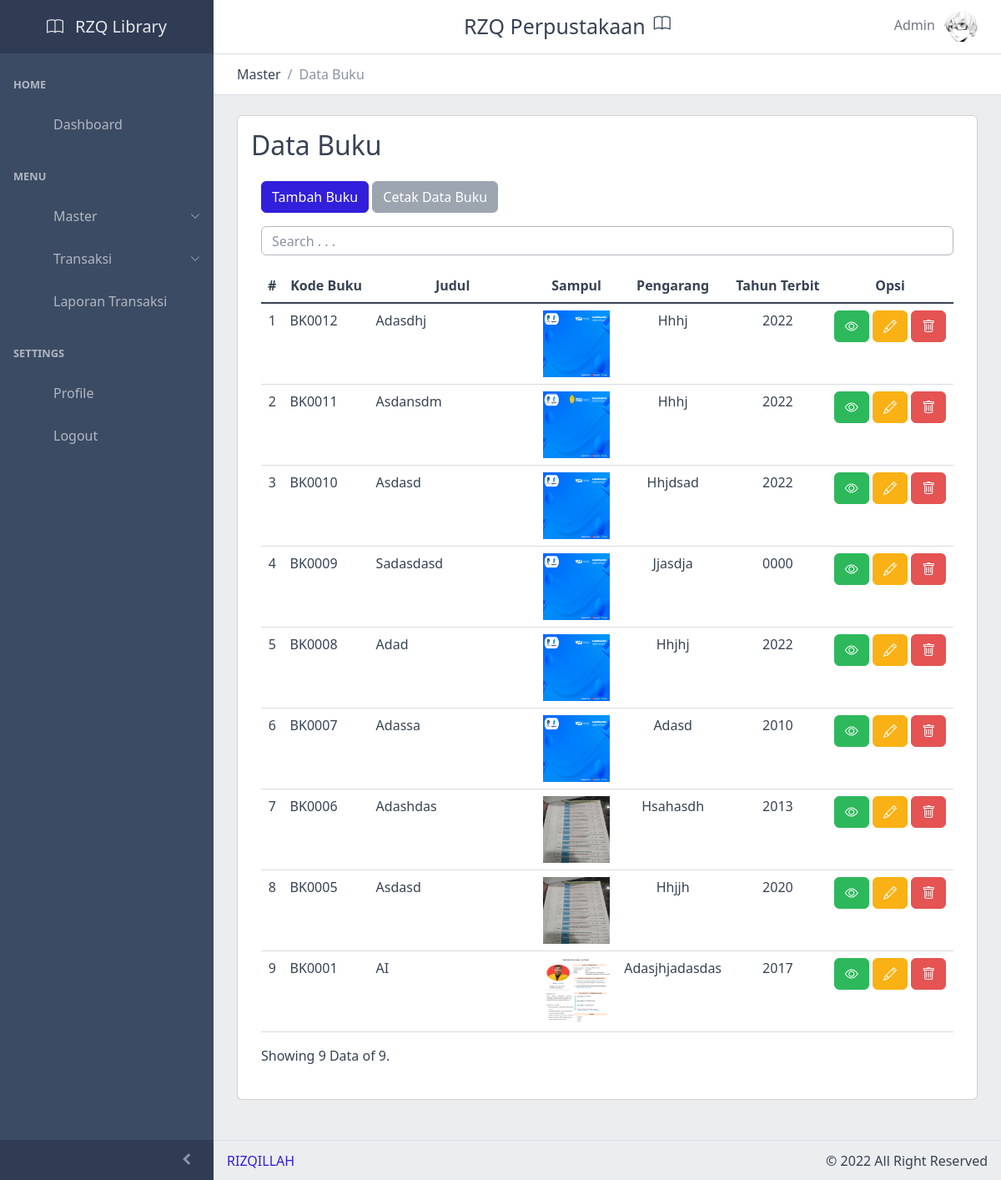
The app's page /view/buku.php (signed in) with its own data.
### tables this page shows
CREATE TABLE `tb_user` (
  `id` int(11) NOT NULL,
  `nama` varchar(200) NOT NULL,
  `username` varchar(100) NOT NULL,
  `password` varchar(255) NOT NULL,
  `hak_akses` enum('1','2') NOT NULL,
  `foto` varchar(200) DEFAULT NULL,
  `deleted` enum('0','1') NOT NULL,
  `last_log` datetime NOT NULL
);

CREATE TABLE `tb_buku` (
  `id` int(11) NOT NULL,
  `judul` varchar(200) NOT NULL,
  `penerbit` varchar(200) NOT NULL,
  `isbn` varchar(100) DEFAULT NULL,
  `pengarang` varchar(200) NOT NULL,
  `jumlah_halaman` int(4) NOT NULL,
  `jumlah_stok` int(3) NOT NULL,
  `tahun_terbit` year(4) NOT NULL,
  `sinopsis` text DEFAULT NULL,
  `gambar` varchar(200) DEFAULT NULL,
  `deleted` enum('0','1') NOT NULL
);

### view/buku.php (the view, shortened to what this page needs)
<?php
include '../controller/koneksi.php';
$jumlahDataPerHalaman = 10;
$halamanAktif = (isset($_GET['page'])) ? $_GET['page'] : 1;
$awalData = ($jumlahDataPerHalaman * $halamanAktif) - $jumlahDataPerHalaman;
$buku = mysqli_query($conn, "SELECT * FROM tb_buku WHERE deleted='0' ORDER BY id DESC LIMIT $awalData, $jumlahDataPerHalaman");
$kode = $_SESSION['user']['id'];
$result = mysqli_fetch_assoc(mysqli_query($conn, "SELECT * FROM tb_user WHERE id='$kode' AND deleted='0'"));
$now = date('Y-m-d H:i');
mysqli_query($conn, "UPDATE tb_user SET last_log='$now' WHERE id='$kode'");
?>
<!DOCTYPE html>
<html lang="en">
<head>
    <?php include 'meta.php'; ?>
</head>
<body>
    <div class="sidebar sidebar-dark sidebar-fixed" id="sidebar">
        <div class="sidebar-brand d-none d-md-flex">
            <div class="sidebar-brand-full">
                <i class="bi bi-book" style="font-size: 20px;"></i>
                <span style="margin-left: 10px; font-size: 20px;">RZQ Library</span>
            </div>
        </div>
        <ul class="sidebar-nav" data-coreui="navigation" data-simplebar="">
            <li class="nav-title">Home</li>
            <li class="nav-item"><a class="nav-link" href="index.php">
                    <svg class="nav-icon">
                        <use xlink:href="../vendor/coreUI/vendors/@coreui/icons/svg/free.svg#cil-home"></use>
                    </svg> Dashboard</a></li>
            <li class="nav-title">Menu</li>
            <li class="nav-group"><a class="nav-link nav-group-toggle" href="#">
                    <svg class="nav-icon">
                        <use xlink:href="../vendor/coreUI/vendors/@coreui/icons/svg/free.svg#cil-monitor"></use>
                    </svg> Master</a>
            </li>
            <li class="nav-group"><a class="nav-link nav-group-toggle" href="#">
                    <svg class="nav-icon">
                        <use xlink:href="../vendor/coreUI/vendors/@coreui/icons/svg/free.svg#cil-money"></use>
                    </svg> Transaksi</a>
            </li>
            <li class="nav-item"><a class="nav-link" href="print/cetak-transaksi.php" target="_blank">
                    <svg class="nav-icon">
                        <use xlink:href="../vendor/coreUI/vendors/@coreui/icons/svg/free.svg#cil-file"></use>
                    </svg> Laporan Transaksi</a>
            </li>
            <li class="nav-title">Settings</li>
            <li class="nav-item"><a class="nav-link" href="profile.php">
                    <svg class="nav-icon">
                        <use xlink:href="../vendor/coreUI/vendors/@coreui/icons/svg/free.svg#cil-user"></use>
                    </svg> Profile</a>
            </li>
            <li class="nav-item"><button class="nav-link" data-bs-toggle="modal" data-bs-target="#Logout">
                    <svg class="nav-icon">
                        <use xlink:href="../vendor/coreUI/vendors/@coreui/icons/svg/free.svg#cil-account-logout"></use>
                    </svg> Logout</button>
            </li>
        </ul>
        <button class="sidebar-toggler" type="button" data-coreui-toggle="unfoldable"></button>
    </div>
    <div class="wrapper d-flex flex-column min-vh-100 bg-light">
        <header class="header header-sticky mb-4">
            <?php include 'header.php'; ?>
            <div class="header-divider"></div>
            <div class="container-fluid">
                <nav aria-label="breadcrumb">
                    <ol class="breadcrumb my-0 ms-2">
                        <li class="breadcrumb-item">
                            <span>Master</span>
                        </li>
                        <li class="breadcrumb-item active">
                            <span>Data Buku</span>
                        </li>
                    </ol>
                </nav>
            </div>
        </header>
        <div class="body flex-grow-1 px-3">
            <div class="container-fluid">
                <div class="card mb-5">
                    <div class="card-body">
                        <div>
                            <h2 class="card-title mb-0">Data Buku</h2>
                        </div>
                        <div class="container-fluid mt-4">
                            <div class="col-lg mb-2">
                                <div class="mb-0">
                                    <button type="button" class="btn btn-primary text-white text-center mb-2" data-bs-toggle="modal" data-bs-target="#TambahUser"><i class="mdi mdi-account-plus"></i> Tambah Buku</button>
                                    <a href="print/cetak-buku.php" target="_blank" class="btn btn-secondary text-white text-center mb-2"><i class="mdi mdi-account-plus"></i> Cetak Data Buku</a>
                                </div>
                            </div>
                            <div class="col-lg">
                                <div class="d-flex flex-row-reverse mb-3">
                                    <input type="text" style="height: 35px; width: 100%;" name="search" id="search" placeholder="Search . . ." autocomplete="off" class="form-control" autofocus>
                                </div>
                            </div>
                            <div class="col table-responsive" id="table-buku">
                                <table class="table table-hover ">
                                    <thead>
                                        <tr>
                                            <th>#</th>
                                            <th class="text-center">Kode Buku</th>
                                            <th class="text-center">Judul</th>
                                            <th class="text-center">Sampul</th>
                                            <th class="text-center">Pengarang</th>
                                            <th class="text-center">Tahun Terbit</th>
                                            <th class="text-center">Opsi</th>
                                        </tr>
                                    </thead>
                                    <tbody class="table-group-divider">
                                        <?php if (mysqli_num_rows($buku) != 0) : ?>
                                            <?php $no = $awalData; ?>
                                            <?php foreach ($buku as $row) : ?>
                                                <tr>
                                                    <td class="text-center"><?= $no = $no + 1; ?></td>
                                                    <td>BK<?= sprintf("%04d", $row['id']); ?></td>
                                                    <td class="text-wrap" style="width: 200px;"><?= $row['judul']; ?></td>
                                                    <td class="text-center"><img src="../public/img/buku/<?= $row['gambar']; ?>" alt="Sampul <?= $row['judul']; ?>" width="80" height="80"></td>
                                                    <td class="text-center"><?= $row['pengarang']; ?></td>
                                                    <td class="text-center"><?= $row['tahun_terbit']; ?></td>
                                                    <td class="text-center">
                                                        <button class="btn btn-success text-white mb-2" data-bs-toggle="modal" data-bs-target="#Detail<?= $row['id']; ?>"><i class="bi bi-eye"></i></button>
                                                        <button class="btn btn-warning text-white mb-2" data-bs-toggle="modal" data-bs-target="#Edit<?= $row['id']; ?>"><i class="bi bi-pencil"></i></button>
                                                        <button class="btn btn-danger text-white mb-2" data-bs-toggle="modal" data-bs-target="#Hapus<?= $row['id']; ?>"><i class="bi bi-trash"></i></button>
                                                    </td>
                                                </tr>
                                            <?php endforeach; ?>
                                        <?php else : ?>
                                            <tr>
                                                <td colspan="8" class="text-center fw-bold text-secondary">Data Kosong!</td>
                                            </tr>
                                        <?php endif; ?>
                                    </tbody>
                                </table>
                                <?php $jumData = mysqli_query($conn, "SELECT * FROM tb_buku WHERE deleted='0'"); ?>
                                <span class="ms-auto">Showing <?= mysqli_num_rows($buku); ?> Data of <?= mysqli_num_rows($jumData); ?>.</span>
                            </div>
                        </div>
                    </div>
                </div>
            </div>
        </div>
        <footer class="footer">
            <div><a href="https://github.com/rizqillah-pnl" target="_blank" style="text-decoration: none;">RIZQILLAH</a></div>
            <div class="ms-auto">&copy; 2022 All Right Reserved</div>
        </footer>
    </div>
</body>
</html>

### view/header.php (shortened to what this page needs)
<div class="container-fluid">
    <button class="header-toggler px-md-0 me-md-3" type="button" onclick="coreui.Sidebar.getInstance(document.querySelector('#sidebar')).toggle()">
        <svg class="icon icon-lg">
            <use xlink:href="../vendor/coreUI/vendors/@coreui/icons/svg/free.svg#cil-menu"></use>
        </svg>
    </button>
    <div class="header-nav d-none d-md-flex mx-auto" style="font-size: 25px;">
        RZQ Perpustakaan
        <i class="bi bi-book" style="font-size: 20px; margin-left: 10px;"></i>
    </div>
    <ul class="header-nav ms-3">
        <li class="nav-item dropdown"><a class="nav-link py-0" data-coreui-toggle="dropdown" href="#" role="button" aria-haspopup="true" aria-expanded="false">
                <span style="margin-right: 7px;"><?= $result['nama']; ?></span>
                <div class="avatar avatar-md">
                    <img class="avatar-img" src="../public/img/user/<?= $result['foto']; ?>">
                </div>
            </a>
        </li>
    </ul>
</div>

### records on screen
tb_user: nama "Admin", foto (picture)
tb_buku: id "0012", judul "Adasdhj", gambar (picture), pengarang "Hhhj", tahun_terbit "2022"
tb_buku: no "2", id "0011", judul "Asdansdm", gambar (picture), pengarang "Hhhj", tahun_terbit "2022"
tb_buku: no "3", id "0010", judul "Asdasd", gambar (picture), pengarang "Hhjdsad", tahun_terbit "2022"
tb_buku: no "4", id "0009", judul "Sadasdasd", gambar (picture), pengarang "Jjasdja", tahun_terbit "0000"
tb_buku: no "5", id "0008", judul "Adad", gambar (picture), pengarang "Hhjhj", tahun_terbit "2022"
tb_buku: no "6", id "0007", judul "Adassa", gambar (picture), pengarang "Adasd", tahun_terbit "2010"
tb_buku: no "7", id "0006", judul "Adashdas", gambar (picture), pengarang "Hsahasdh", tahun_terbit "2013"
tb_buku: no "8", id "0005", judul "Asdasd", gambar (picture), pengarang "Hhjjh", tahun_terbit "2020"
tb_buku: no "9", id "0001", judul "AI", gambar (picture), pengarang "Adasjhjadasdas", tahun_terbit "2017"

### other values on screen
mysqli_num_rows($buku) "9"
mysqli_num_rows($jumData) "9"
